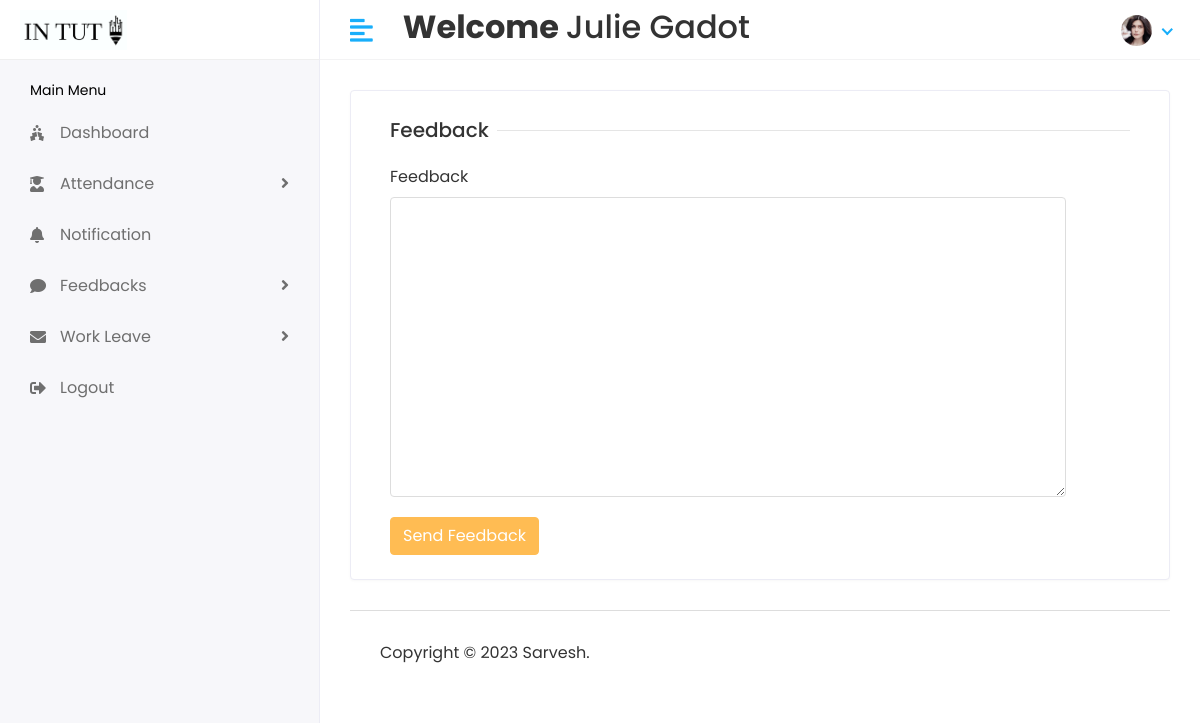
/Staff/feedback (signed in), run on the app's committed database.
### stuapp/models.py (models this page shows)
class CustomUser(AbstractUser):
    USER={
        (1,'HOD'),(2,'STAFF'),(3,'STUDENT')
    }
    user_type=models.CharField(choices=USER,max_length=100,default=1)
    profile_pic=models.ImageField(upload_to='media/profile_pic')

### student/staffviews.py (the view)
# urls.py: path('Staff/feedback',staffviews.stafffeedback,name='stafffeedback'),
@login_required(login_url='/')
def stafffeedback(request):
    return render(request,'staff/feedback.html')

### templates/staff/feedback.html (shortened to what this page needs)
{% extends 'base.html' %}
{% block content %}
  <div class="row">
                  <div class="col-sm-12">
                     <div class="card">
                        <div class="card-body">
                           <form method="post" action="{% url 'submitstafffeedback'%}" >
                                 <div class="col-12">
                                    <h5 class="form-title"><span> Feedback </span></h5>
                                 </div>
                                 <div class="col-sm-11">
                                    <div class="form-group">
                                       <label>Feedback</label>
                                       <textarea class="form-control" name="feedback" style="height: 300px" required> </textarea>
                                    </div>
                                 </div>
                                 <div class="col-12">
                                    <button type="submit" class="btn btn-primary">Send Feedback</button>
                                 </div>
                           </form>
                        </div>
                     </div>
                  </div>
               </div>
{% endblock %}

### templates/includes/header.html (shortened to what this page needs)
{% load static %}
<div class="header" >
    <div class="header-left" style="background-color:white">
        {% if user.user_type == '1' %}
        <a href="{% url 'hodhome'%}" class="logo container" >
            <img src="{% static 'assets/img/logo1big.png'%}" width="300px" height="100px" alt="Logo">
        </a>
        {% elif user.user_type == '2' %}
        <a href="{% url 'staffhome'%}" class="logo">
            <img src="{% static 'assets/img/logo1big.png'%}" alt="Logo">
        </a>
        {% else %}
        <a href="{% url 'studenthome'%}" class="logo">
            <img src="{% static 'assets/img/logo1big.png'%}" alt="Logo">
        </a>
        {% endif %}
    </div>
    <a href="javascript:void(0);" id="toggle_btn">
        <i class="fas fa-align-left"></i>
    </a>
    <div class="top-nav-search my-2">
        <h2><strong> Welcome </strong> {{user.first_name}} {{user.last_name}} </h2>
    </div>
    <ul class="nav user-menu">
        <li class="nav-item dropdown has-arrow">
            <a href="#" class="dropdown-toggle nav-link" data-toggle="dropdown">
                {% if user.profile_pic == "" %}
                <span class="user-img"><img class="rounded-circle" src="{% static 'assets/img/noimg.jpg' %}" width="31"
                        ></span>
                {% else %}
                <span class="user-img"><img class="rounded-circle" src="/{{user.profile_pic}}" width="31"
                        alt="Ryan Taylor"></span>
                {% endif %}
            </a>
        </li>
    </ul>
</div>

### static/assets/css/style.css (style rules this page uses)
html { height: 100%; }
body { background-color: #fff; color: #333; font-family: 'Poppins', sans-serif; font-size: 1rem; height: 100%; line-height: 1.5; overflow-x: hidden; }
h1, h2, h3, h4, h5, h6 { font-family: 'Poppins', sans-serif; margin-top: 0; }
.form-control { border: 1px solid #ddd; box-shadow: none; color: #333; font-size: 15px; height: 40px; }
a { color: #009ce7; }
input, button, a { transition: all 0.4s ease; -moz-transition: all 0.4s ease; -o-transition: all 0.4s ease; -ms-transition: all 0.4s ease; -webkit-transition: all 0.4s ease; }
input, input:focus, button, button:focus { outline: none; }
textarea.form-control { resize: vertical; }
.form-group { margin-bottom: 1.25rem; }
ul, ol { padding: 0px; list-style: none; }
.btn-primary { background-color: #FFBC53; border: 1px solid #FFBC53; }
.card { border: 1px solid #ececf5; box-shadow: 0 1px 3px 0 rgba(0, 0, 0, 0.03); margin-bottom: 1.875rem; }
.card-body { padding: 1.5rem; }
.header { background-color: #fff; border-bottom: 1px solid #f3f3f4; left: 0; position: fixed; right: 0; top: 0; z-index: 1001; height: 60px; }
.header .header-left { float: left; height: 60px; padding: 0 20px; position: relative; width: 320px; z-index: 1; transition: all 0.2s ease-in-out; background-color: #f7f7fa; border-bottom: 1px solid #efefef; border-right: 1px solid #ececf5; display: flex; align-items: center; }
.header .header-left .logo { display: inline-block; line-height: 60px; }
.header .header-left .logo img { max-height: 40px; width: auto; }
.header .dropdown-toggle:after { display: none; }
.header .has-arrow .dropdown-toggle:after { border-top: 0; border-left: 0; border-bottom: 2px solid #18aefa; border-right: 2px solid #18aefa; content: ''; height: 8px; display: inline-block; pointer-events: none; -webkit-transform-origin: 66% 66%; -ms-transform-origin: 66% 66%; transform-origin: 66% 66%; -webkit-transform: rotate(45deg); -ms-transform: rotate(45deg); transform: rotate(45deg); -webkit-transition: all 0.15s ease-in-out; transition: all 0.15s ease-in-out; width: 8px; vertical-align: 0px; }
.user-menu { float: right; margin: 0; position: relative; z-index: 99; padding-right: 15px; }
.user-menu.nav > li > a { color: #a0a0a0; font-size: 14px; line-height: 58px; padding: 0 15px; height: 60px; }
.user-img { margin-right: 3px; position: relative; }
.top-nav-search { float: left; margin-left: 15px; }
.form-title { width: 100%; max-width: 100%; padding: 0; font-size: 1.25rem; font-weight: 500; line-height: inherit; color: #333; white-space: normal; position: relative; display: block; margin-bottom: 20px; }
.form-title:before { content: ""; position: absolute; left: 0px; right: 0px; height: 1px; top: 50%; background-color: rgba(0, 0, 0, 0.1); }
.form-title span { padding: 0px 0.5rem 0 0; background-color: #fff; display: inline-block; z-index: 2; position: relative; }
@media (min-width: 992px) { #toggle_btn { align-items: center; color: #18aefa; display: inline-flex; float: left; font-size: 26px; height: 60px; justify-content: center; margin-left: 15px; padding: 0 15px; } }

### data on the page
CustomUser: first_name "Julie", last_name "Gadot", profile_pic (picture)
